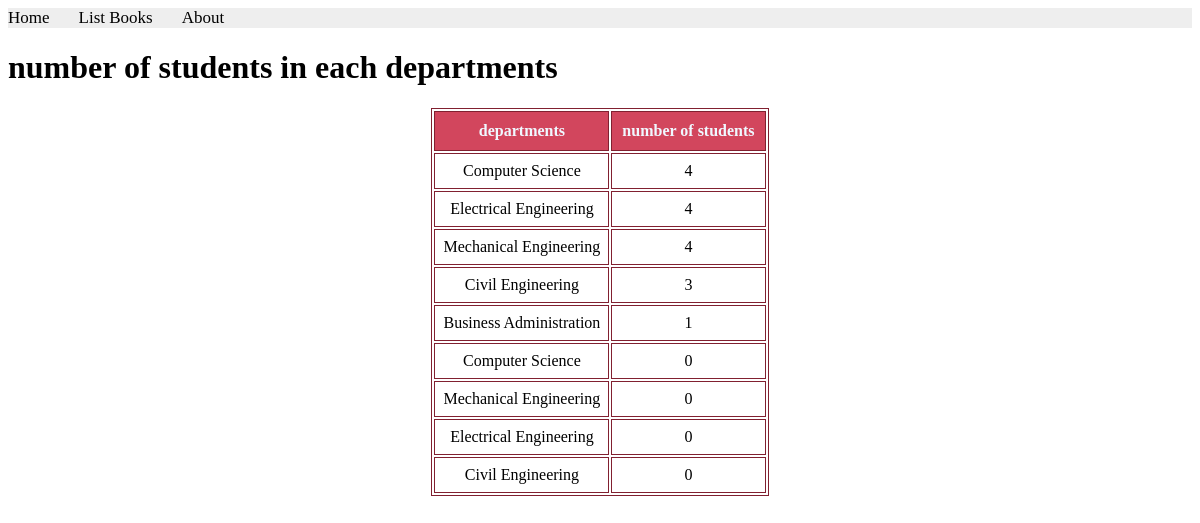
The app's page /books/lab9/task1 with its own data.
### apps/bookmodule/models.py (models this page shows)
class department(models.Model):
     name = models.CharField(max_length = 50)

### apps/bookmodule/views.py (the view)
# urls.py: path('lab9/task1', views.task1 ),
def task1(request):
    departments = department.objects.annotate(student_count=Count('student'))
    return render(request, 'bookmodules/department_student_count.html', {'departments': departments})

### apps/templates/bookmodules/department_student_count.html (shortened to what this page needs)
{% extends "layouts/base.html" %}
{% load static %}
{% block content %}
    <h1>number of students in each departments</h1>
    <table>
        <tr>
            <th>departments</th>
            <th>number of students</th>
        </tr>
        {% for dept in departments %}
        <tr>
            <td>{{ dept.name }}</td>
            <td>{{ dept.student_count }}</td>
        </tr>
        {% endfor %}
    </table>
{% endblock content %}

### apps/templates/bookmodules/department_student_count.html (style rules this page uses)
table { width: auto; margin: 20px auto; font-size: 1em; font-family: Times New Roman; text-align: center; }
table, th, td { border: 1px solid rgb(129, 32, 48); }
th { background-color: rgb(210, 70, 93); padding: 10px; font-weight: bold; color: aliceblue; }
td { padding: 8px; }

### records on screen
department: name "Computer Science", student_count "4"
department: name "Electrical Engineering", student_count "4"
department: name "Mechanical Engineering", student_count "4"
department: name "Civil Engineering", student_count "3"
department: name "Business Administration", student_count "1"
department: name "Computer Science", student_count "0"
department: name "Mechanical Engineering", student_count "0"
department: name "Electrical Engineering", student_count "0"
department: name "Civil Engineering", student_count "0"
